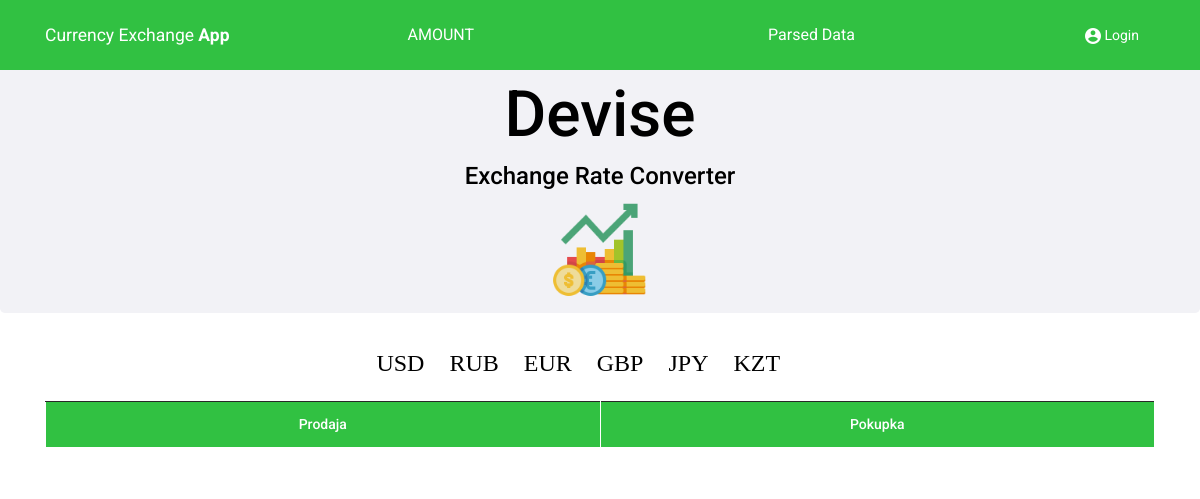
/currency/KZT, run on an earlier commit of the app's database.
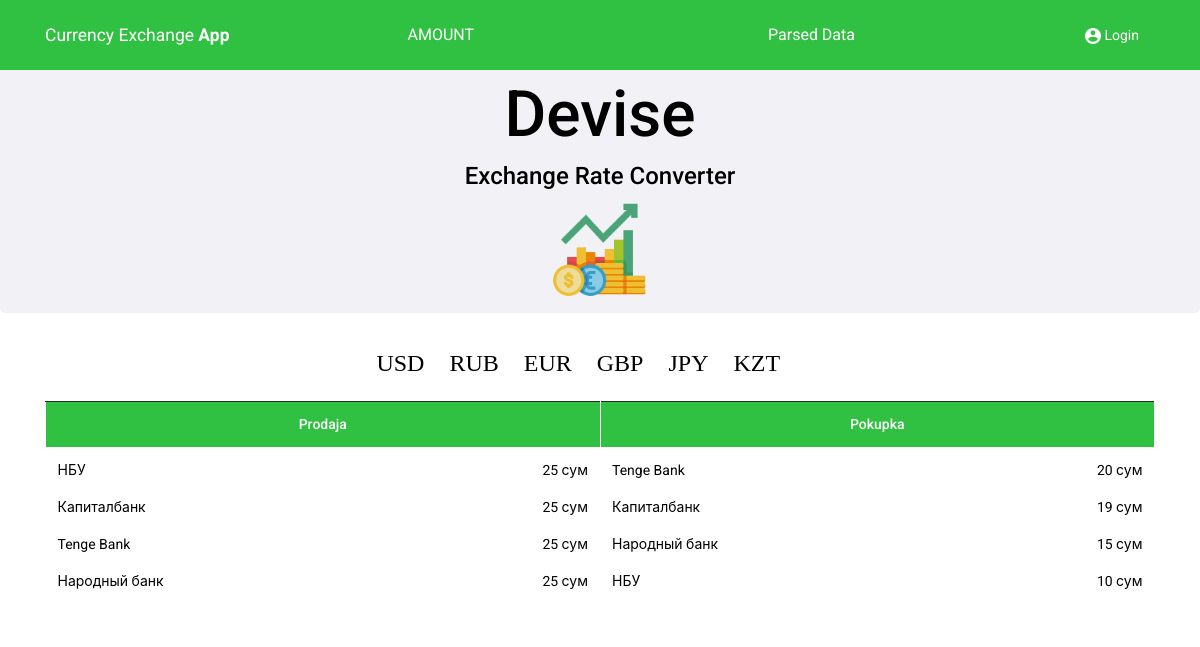
And on a later commit of the database.
### main_body/models.py (models this page shows, shortened)
class Currency(models.Model):
    curr_list = models.CharField(max_length=5)
    bank_names_left = models.CharField(max_length=50)
    bank_names_right = models.CharField(max_length=50)
    prices_left = models.CharField(max_length=40)
    prices_right = models.CharField(max_length=40)

### main_body/views.py (the view)
# urls.py: path('currency/<str:currency>', views.currencys, name='currency'),
def currencys(request, currency):
    curr_list = ['USD', 'RUB', 'EUR', 'GBP', 'JPY', 'KZT']
    bank_names_left = []
    bank_names_right = []
    prices_left = []
    prices_right = []
    allCurrency = Currency.objects.all()
    context = {'currency':allCurrency}
    for i in curr_list:
        if i == currency:
            for j in allCurrency:
                if i == j.curr_list:
                    bank_names_left.append(j.bank_names_left)
                    bank_names_right.append(j.bank_names_right)
                    prices_left.append(j.prices_left)
                    prices_right.append(j.prices_right)
    context = {
        'curr_list': curr_list,
        'bank_names_left': bank_names_left,
        'bank_names_right': bank_names_right,
        'prices_left': prices_left,
        'prices_right': prices_right,
    }
    return render(request, 'parsed_data.html', context)

### main_body/templates/parsed_data.html (shortened to what this page needs)
{% extends 'base.html' %}
{% load static %}
{% block main %}
    <form method='post'>
        <ul class="currency" style="display:flex; list-style-type: none; ">
            {% for cur_list in curr_list %}
                <li><a style="color: black" href="{% url 'currency' cur_list %}"
                       name="{{ cur_list }}">{{ cur_list }}</a></li>
            {% endfor %}
        </ul>
    </form>
    <table class="table">
        <tr>
            <th>Prodaja</th>
            <th>Pokupka</th>
        </tr>
        <tr>
            <td>
                <div style="float: left">
                    {% for bank_name in bank_names_right %}
                        <p style="color: black">{{ bank_name }}</p>
                    {% endfor %}
                </div>
                <div style="float: right">
                    {% for price in prices_right %}
                        <p style="color: black">{{ price }}</p>
                    {% endfor %}
                </div>
            </td>
            <td>
                <div style="float: left">
                    {% for bank_name in bank_names_left %}
                        <p style="color: black">{{ bank_name }}</p>
                    {% endfor %}
                </div>
                <div style="float: right">
                    {% for price in prices_left %}
                        <p style="color: black">{{ price }}</p>
                    {% endfor %}
                </div>
            </td>
        </tr>
    </table>
{% endblock main %}

### templates/base.html (shortened to what this page needs)
<!DOCTYPE html>
{% load static %}
<html lang="en">
<head>
    {% include 'components/_head_settings.html' %}
</head>
<body style="background-color: #ffffff">
{% include 'layouts/header.html' %}
<div class="container">
    {% block main %}
    {% endblock main %}
</div>
</body>
</html>

### templates/components/_head_settings.html
{% load static %}
<link rel="stylesheet" href="{% static 'main_body/css/bootstrap.css' %}" />
<link rel="stylesheet" href="https://stackpath.bootstrapcdn.com/font-awesome/4.7.0/css/font-awesome.min.css">

### templates/layouts/header.html (shortened to what this page needs)
{% load static %}
<div class="navbar navbar-expand-lg fixed-top navbar-white" style="background-color: #31C142">
    <div class="container">
        <a href="{% url 'index' %}" class="navbar-brand" style="color: white">Currency Exchange <span
                style="color: white;"> <strong>App</strong> </span> </a>
        <button class='button ml-5'><a href="{% url 'language' 'UZ' %}">AMOUNT</a></button>
        <button class='button ml-5'><a href="{% url 'currency'  'USD' %}">Parsed Data</a></button>
        {% if request.user.is_authenticated %}
            <div class="dropdown text-sm"
                 style="margin-left: 50px; text-decoration: None; ">
                <a class="reset-anchor dropdown-toggle"
                   id="destinations"
                   href="#"
                   data-bs-toggle="dropdown"
                   data-bs-display="static"
                   aria-haspopup="true"
                   aria-expanded="false">
                    <img src="{% static 'img/round-account.png'  %}" alt="">
                    {{ request.user.username }}
                </a>
                <div class="dropdown-menu dropdown-menu-end mt-3 "
                     aria-labelledby="destinations">
                    <a class="dropdown-item text-sm"
                       href="#">Profile</a><a class="dropdown-item text-sm" href="#">Edit Account</a>
                    <div class="dropdown-divider"></div>
                    <a class="dropdown-item text-sm text-danger" href="{% url 'logout' %}"> <b>Logout</b> </a>
                </div>
            </div>
        {% else %}
            <a class="nav-link" href="{% url 'user_form' %}"> <img src="{% static 'img/round-account.png'  %}" alt=""> </i>Login</a>
        {% endif %}
    </div>
</div>
<br><br><br>
<div id="jumbotron" class="jumbotron" style="text-align: center; margin-top:-50px; background-color:#f2f2f6;">
    <h1 id="devise" class="display-5" style="color:#000000">Devise </h1>
    <h5 style="color:#000000">Exchange Rate Converter</h5>
    <img src="{% static 'main_body/images/image.png' %}" class="image" style="width:100px; margin-bottom:-50px; ">
</div>

What changed in the data, as far as the page shows it:
added Currency: bank_names_right "НБУ", prices_right "25 сум", bank_names_left "Tenge Bank", prices_left "20 сум"
added Currency: bank_names_right "Капиталбанк", prices_right "25 сум", bank_names_left "Капиталбанк", prices_left "19 сум"
added Currency: bank_names_right "Tenge Bank", prices_right "25 сум", bank_names_left "Народный банк", prices_left "15 сум"
added Currency: bank_names_right "Народный банк", prices_right "25 сум", bank_names_left "НБУ", prices_left "10 сум"
